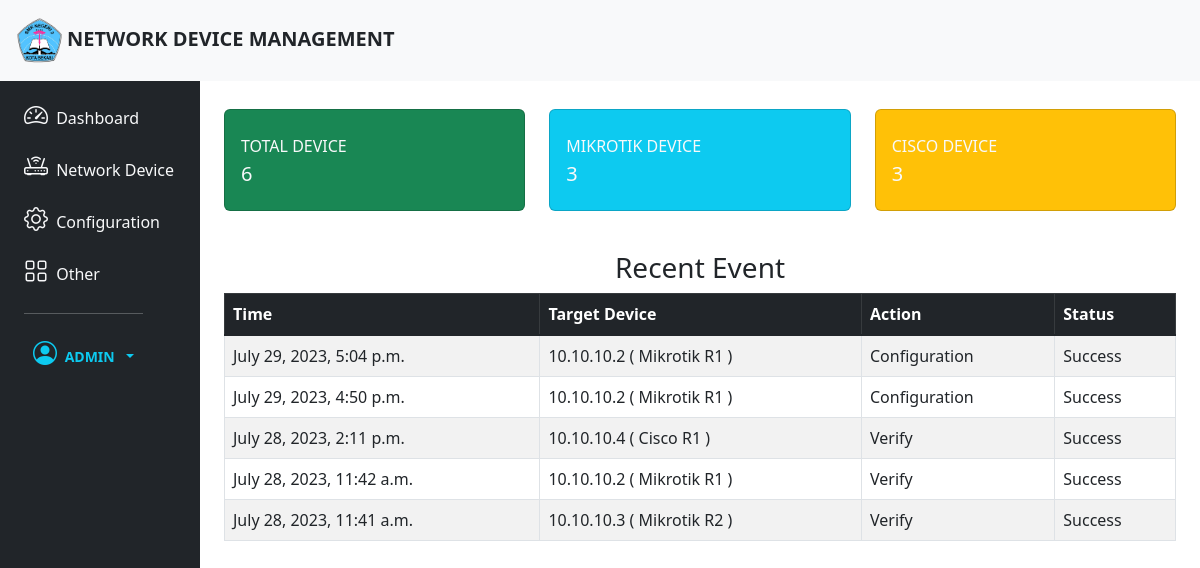
The app's page / (signed in) with its own data.
### NetworkManager/models.py (models this page shows, shortened)
class Log(models.Model):
    target = models.CharField(max_length=255)
    action = models.CharField(max_length=255)
    status = models.CharField(max_length=255)
    time = models.DateTimeField(null=True)
    message = models.CharField(max_length=255, blank=True)

### NetworkManager/views.py (the view)
# urls.py: 2. Add a URL to urlpatterns:  path('', views.home, name='home')
@login_required
def home(request):
    all_devices = Device.objects.all()
    cisco_device = Device.objects.filter(vendor='cisco')
    mikrotik_device = Device.objects.filter(vendor='mikrotik')
    recent_event = Log.objects.all().order_by("-id")[:5]
    context = {
        'total_devices': len(all_devices),
        'cisco_device': len(cisco_device),
        'mikrotik_device': len(mikrotik_device),
        'recent_event': recent_event
    }
    return render(request, 'home.html', context)

### templates/home.html
{% extends 'base.html' %}
{% block content %}
<div class="col py-1">
    <div class="container">
        <div class="row">
            <div class="col-xl-4 col-md-4">
                <div class="card bg-success h-10 py-2 my-4">
                    <a href="{% url 'devices' %}" style="text-decoration:none;">
                        <div class="card-body">
                            <div class="row align-items-center">
                                <div class="text-xs text-light text-uppercase mb-1">Total Device
                                </div>
                                <div class="h5 mb-0 font-weight-bold text-light">{{ total_devices }}</div>
                            </div>
                        </div>
                    </a>
                </div>
            </div>
            <div class="col-xl-4 col-md-4">
                <div class="card bg-info h-10 py-2 my-4">
                    <a href="{% url 'devices' %}" style="text-decoration:none;">
                        <div class="card-body">
                            <div class="row align-items-center">
                                <div class="text-xs text-light text-uppercase mb-1">Mikrotik Device
                                </div>
                                <div class="h5 mb-0 font-weight-bold text-light">{{ mikrotik_device }}</div>
                            </div>
                        </div>
                    </a>
                </div>
            </div>
            <div class="col-xl-4 col-md-4">
                <div class="card bg-warning h-10 py-2 my-4">
                    <a href="{% url 'devices' %}" style="text-decoration:none;">
                        <div class="card-body">
                            <div class="row align-items-center">
                                <div class="text-xs text-light text-uppercase mb-1">Cisco Device
                                </div>
                                <div class="h5 mb-0 font-weight-bold text-light">{{ cisco_device }}</div>
                            </div>
                        </div>
                    </a>
                </div>
            </div>
        </div>
        <div class="row">
            <h3 class="text-center mt-3">Recent Event</h3>
            <div class="container table-responsive" >
                <table class="table table-striped table-bordered table-hover">
                    <thead class="table-dark">
                        <tr>
                            <th scope="col">Time</th>
                            <th scope="col">Target Device</th>
                            <th scope="col">Action</th>
                            <th scope="col">Status</th>
                        </tr>
                    </thead>
                    <tbody class="table-group-divider">
                        {% for log in recent_event %}
                        <tr>
                            <td>{{log.time}}</td>
                            <td>{{log.target}}</td>
                            <td>{{log.action}}</td>
                            <td>{{log.status}}</td>
                        </tr>
                        {% endfor %}
                    </tbody>
                </table>
            </div>
        </div>
    </div>
</div>
{% endblock content %}

### templates/base.html (shortened to what this page needs)
<!DOCTYPE html>
<html lang="en">
<head>
    {% load static %}
    <link rel="stylesheet" href="{% static 'bootstrap-5.3.0-dist/css/bootstrap.min.css' %}">
    <link rel="stylesheet" href="{% static 'bootstrap-icons-1.10.5/font/bootstrap-icons.min.css' %}">
    <link rel="stylesheet" href="{% static 'DataTables/datatables.min.css' %}"/>
</head>
<body>
    <header>
        <nav class="navbar bg-light ">
            <div class="container-fluid">
                <a class="navbar-brand text-uppercase fw-bold text-dark" href="{% url 'home' %}" id="navbar">
                    <img src="{% static 'img/SMKN3Bekasi.png' %}" alt="Logo" width="55" height="55"
                        class="d-inline-block align-text-center p-1">Network Device Management
                </a>
            </div>
        </nav>
    </header>
    <section>
        <div class="container-fluid">
            <div class="row">
                <div class="container-fluid">
                    <div class="row flex-nowrap">
                        <div class="col-auto col-md-3 col-xl-2 px-sm-2 px-0 bg-dark">
                            <div
                                class="d-flex flex-column align-items-center align-items-sm-start px-3 pt-2 text-dark min-vh-100">
                                <ul class="nav nav-pills flex-column mb-sm-auto mb-0 align-items-center align-items-sm-start" id="menu">
                                    <li class="nav-item">
                                        <a href="{% url 'home' %}" class="nav-link align-middle px-0 text-light">
                                            <i class="fs-4 bi-speedometer2"></i> <span class="ms-1 d-none d-sm-inline ">Dashboard</span>
                                        </a>
                                    </li>
                                    <li>
                                        <a href="#submenu1" data-bs-toggle="collapse" class="nav-link px-0 align-middle text-light">
                                            <i class="fs-4 bi bi-router"></i> <span class="ms-1 d-none d-sm-inline">Network Device</span> </a>
                                    </li>
                                    <li>
                                        <a href="#submenu2" data-bs-toggle="collapse" class="nav-link px-0 align-middle text-light">
                                            <i class="fs-4 bi-gear"></i> <span class="ms-1 d-none d-sm-inline">Configuration</span></a>
                                    </li>
                                    <li>
                                        <a href="#submenu3" data-bs-toggle="collapse" class="nav-link px-0 align-middle text-light">
                                            <i class="fs-4 bi-grid"></i> <span class="ms-1 d-none d-sm-inline">Other</span></a>
                                    </li>
                                    <li>
                                        <div class="dropdown">
                                            <hr class="text-light">
                                            <button href="#"
                                                class="btn btn-sm btn-close-white text-info dropdown-toggle"
                                                id="dropdownUser1" data-bs-toggle="dropdown" aria-expanded="false">
                                                <i class="fs-4 bi bi-person-circle"></i>
                                                <span class="d-none d-sm-inline mx-1 text-uppercase fw-bold">{{request.user.username}}</span>
                                            </button>
                                        </div>
                                    </li>
                                </ul>
                            </div>
                        </div>
                        {% block content %}
                        {% endblock %}
                    </div>
                </div>
            </div>
        </div>
    </section>
</body>
</html>

### records on screen
Log: time "July 29, 2023, 5:04 p.m.", target "10.10.10.2 ( Mikrotik R1 )", action "Configuration", status "Success"
Log: time "July 29, 2023, 4:50 p.m.", target "10.10.10.2 ( Mikrotik R1 )", action "Configuration", status "Success"
Log: time "July 28, 2023, 2:11 p.m.", target "10.10.10.4 ( Cisco R1 )", action "Verify", status "Success"
Log: time "July 28, 2023, 11:42 a.m.", target "10.10.10.2 ( Mikrotik R1 )", action "Verify", status "Success"
Log: time "July 28, 2023, 11:41 a.m.", target "10.10.10.3 ( Mikrotik R2 )", action "Verify", status "Success"

### other values on screen
{{ request.user.username }} "ADMIN"
{{ total_devices }} "6"
{{ mikrotik_device }} "3"
{{ cisco_device }} "3"
